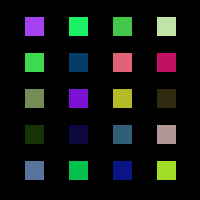
Frame 1 (no input)
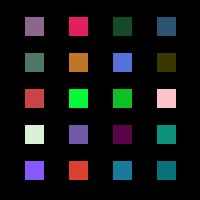
Frame 60 (the mouse pressed at the canvas centre just before this capture)
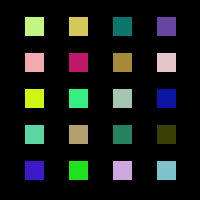
Frame 120 (the mouse held since frame 60 and released just before this capture)

The Processing sketch that drew these frames (run headless with seeded random() and noise(); from frame 60 on, the mouse is pressed at the canvas centre):

// Processing sketch: processing_151207
// ── processing_151207.pde

//stage one, creating grid of 25 squares
void setup() {
  size ( 200, 200 );
  background (0);
}
 
void draw() {
  squares();
}
 
void squares () {

  int cols = 4;
  int rows = 5;
  
  int d = 20; // size of the rectangle
  int x = (width - (d*cols))/(cols+1); // horizontal space between rectangles
  int y = (height - (d*rows))/(rows+1); // vertical space between rectangles
  for (int i=0; i<cols; i++) {
    for (int j=0; j<rows; j++) {
      fill(random(255), random(255), random(255));
      rect(x+i*(d+x), y+j*(d+y), d, d);
    }
  }
}
